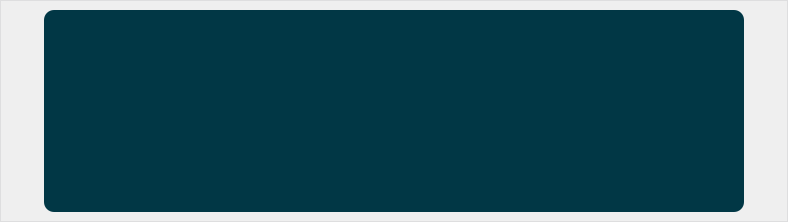
<?xml version="1.0" encoding="UTF-8"?>
<ui version="4.0">
 <class>Form</class>
 <widget class="QWidget" name="Form">
  <property name="geometry">
   <rect>
    <x>0</x>
    <y>0</y>
    <width>788</width>
    <height>222</height>
   </rect>
  </property>
  <property name="minimumSize">
   <size>
    <width>0</width>
    <height>0</height>
   </size>
  </property>
  <property name="maximumSize">
   <size>
    <width>16777215</width>
    <height>16777215</height>
   </size>
  </property>
  <property name="windowTitle">
   <string>Form</string>
  </property>
  <property name="styleSheet">
   <string notr="true"/>
  </property>
  <layout class="QGridLayout" name="gridLayout_2">
   <property name="leftMargin">
    <number>0</number>
   </property>
   <property name="topMargin">
    <number>0</number>
   </property>
   <property name="rightMargin">
    <number>0</number>
   </property>
   <property name="bottomMargin">
    <number>0</number>
   </property>
   <property name="spacing">
    <number>0</number>
   </property>
   <item row="0" column="0">
    <widget class="QFrame" name="frame">
     <property name="styleSheet">
      <string notr="true">background: transparent;
border: 0.5px solid #dededf;</string>
     </property>
     <property name="frameShape">
      <enum>QFrame::StyledPanel</enum>
     </property>
     <property name="frameShadow">
      <enum>QFrame::Raised</enum>
     </property>
     <layout class="QGridLayout" name="gridLayout_3">
      <item row="0" column="1">
       <widget class="QFrame" name="frame_3">
        <property name="styleSheet">
         <string notr="true">background: #013745;
border-radius: 10px;
border: none;
</string>
        </property>
        <property name="frameShape">
         <enum>QFrame::StyledPanel</enum>
        </property>
        <property name="frameShadow">
         <enum>QFrame::Raised</enum>
        </property>
        <layout class="QGridLayout" name="gridLayout_5">
         <item row="0" column="0">
          <widget class="QFrame" name="frame_2">
           <property name="styleSheet">
            <string notr="true">border: none;</string>
           </property>
           <property name="frameShape">
            <enum>QFrame::StyledPanel</enum>
           </property>
           <property name="frameShadow">
            <enum>QFrame::Raised</enum>
           </property>
           <layout class="QGridLayout" name="gridLayout_4">
            <item row="0" column="0">
             <widget class="QLabel" name="label">
              <property name="minimumSize">
               <size>
                <width>40</width>
                <height>25</height>
               </size>
              </property>
              <property name="maximumSize">
               <size>
                <width>30</width>
                <height>20</height>
               </size>
              </property>
              <property name="text">
               <string/>
              </property>
              <property name="pixmap">
               <pixmap resource="Icons/resources5.qrc">:/icons/main-logo.png</pixmap>
              </property>
              <property name="scaledContents">
               <bool>true</bool>
              </property>
             </widget>
            </item>
            <item row="1" column="0">
             <spacer name="verticalSpacer">
              <property name="orientation">
               <enum>Qt::Vertical</enum>
              </property>
              <property name="sizeType">
               <enum>QSizePolicy::Preferred</enum>
              </property>
              <property name="sizeHint" stdset="0">
               <size>
                <width>20</width>
                <height>77</height>
               </size>
              </property>
             </spacer>
            </item>
           </layout>
          </widget>
         </item>
         <item row="0" column="1">
          <widget class="QFrame" name="frame_4">
           <property name="frameShape">
            <enum>QFrame::StyledPanel</enum>
           </property>
           <property name="frameShadow">
            <enum>QFrame::Raised</enum>
           </property>
           <layout class="QGridLayout" name="gridLayout">
            <item row="0" column="0">
             <widget class="QLabel" name="label_2">
              <property name="minimumSize">
               <size>
                <width>600</width>
                <height>0</height>
               </size>
              </property>
              <property name="maximumSize">
               <size>
                <width>16777215</width>
                <height>16777215</height>
               </size>
              </property>
              <property name="font">
               <font>
                <pointsize>11</pointsize>
               </font>
              </property>
              <property name="mouseTracking">
               <bool>false</bool>
              </property>
              <property name="styleSheet">
               <string notr="true">border:none;
color: #fff;</string>
              </property>
              <property name="inputMethodHints">
               <set>Qt::ImhMultiLine</set>
              </property>
              <property name="text">
               <string/>
              </property>
              <property name="alignment">
               <set>Qt::AlignLeading|Qt::AlignLeft|Qt::AlignTop</set>
              </property>
              <property name="wordWrap">
               <bool>true</bool>
              </property>
              <property name="textInteractionFlags">
               <set>Qt::LinksAccessibleByKeyboard|Qt::LinksAccessibleByMouse|Qt::TextBrowserInteraction|Qt::TextSelectableByKeyboard|Qt::TextSelectableByMouse</set>
              </property>
             </widget>
            </item>
           </layout>
          </widget>
         </item>
        </layout>
       </widget>
      </item>
      <item row="0" column="2">
       <spacer name="horizontalSpacer_2">
        <property name="orientation">
         <enum>Qt::Horizontal</enum>
        </property>
        <property name="sizeHint" stdset="0">
         <size>
          <width>40</width>
          <height>20</height>
         </size>
        </property>
       </spacer>
      </item>
      <item row="0" column="0">
       <spacer name="horizontalSpacer">
        <property name="orientation">
         <enum>Qt::Horizontal</enum>
        </property>
        <property name="sizeHint" stdset="0">
         <size>
          <width>40</width>
          <height>20</height>
         </size>
        </property>
       </spacer>
      </item>
     </layout>
    </widget>
   </item>
  </layout>
 </widget>
 <resources>
  <include location="Icons/resources5.qrc"/>
  <include location="Icons/resources5.qrc"/>
 </resources>
 <connections/>
</ui>
